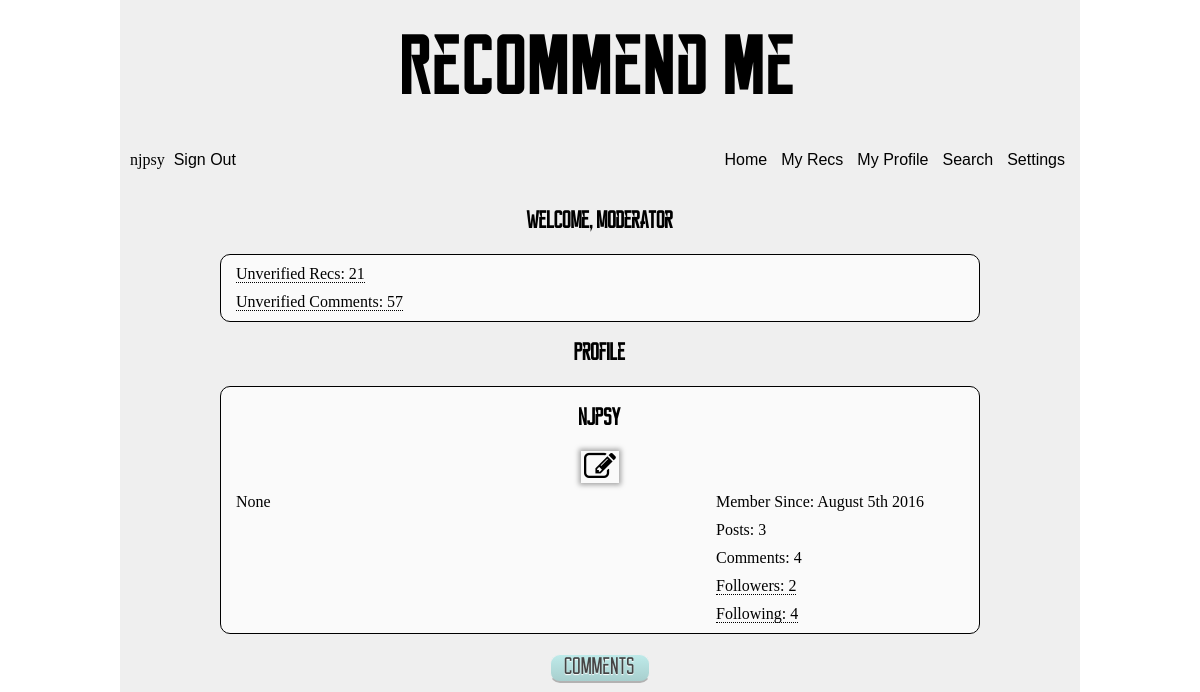
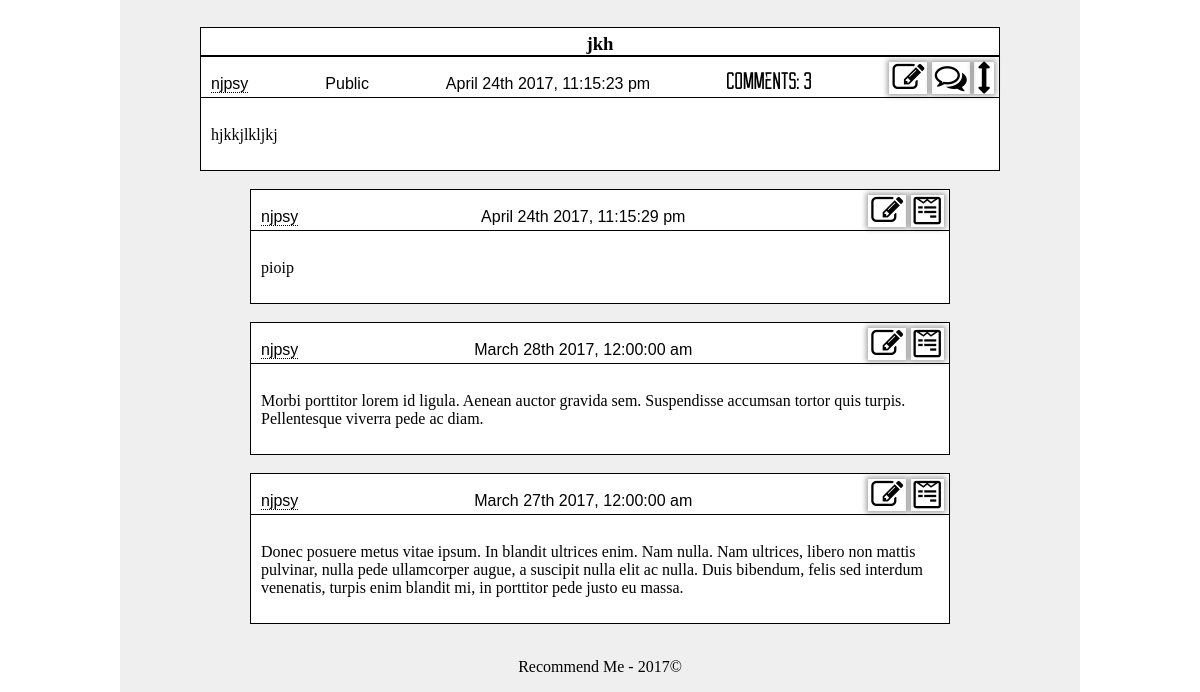
Page /personal/profile (signed in) on the earlier database version (2 pictures, top to bottom).
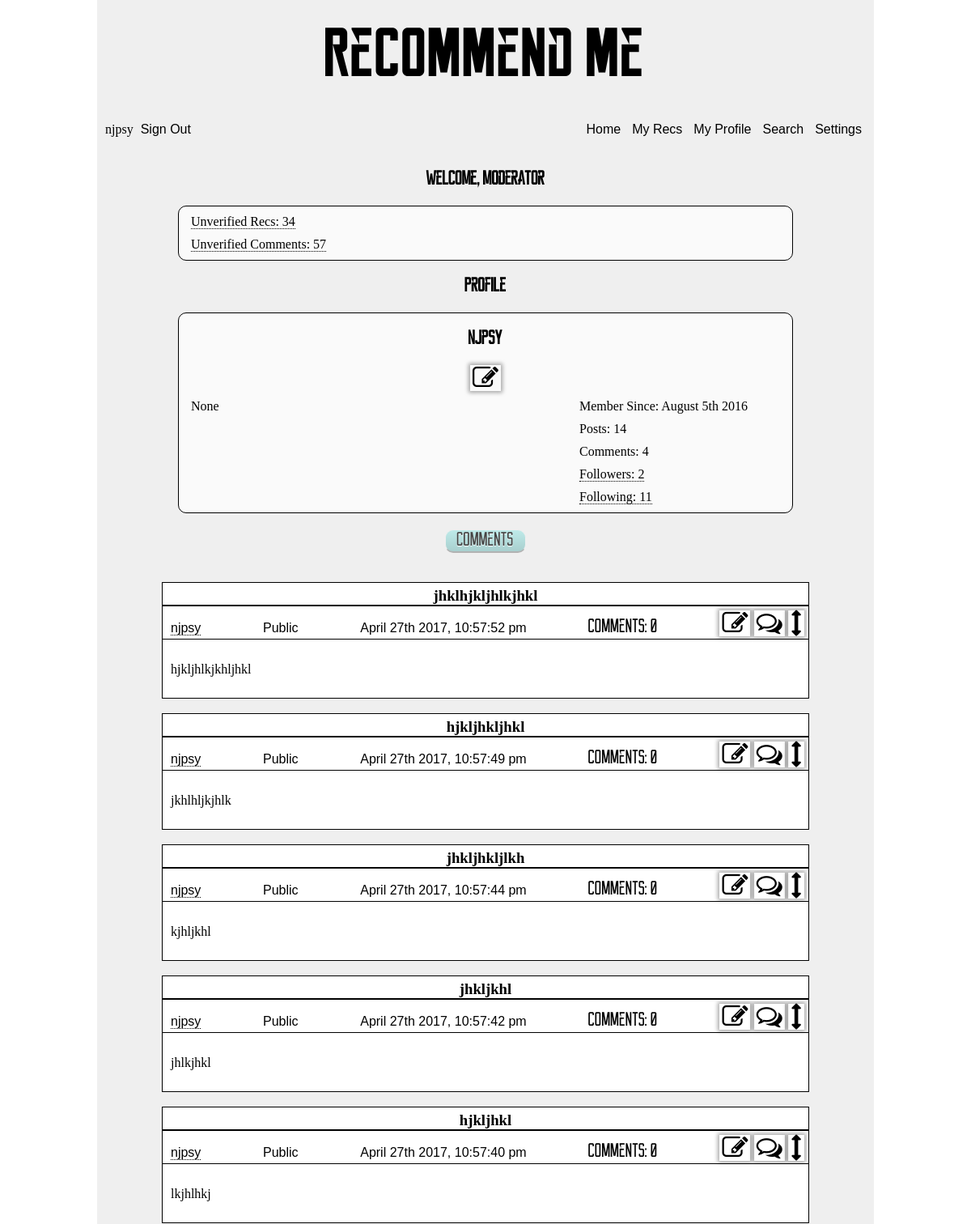
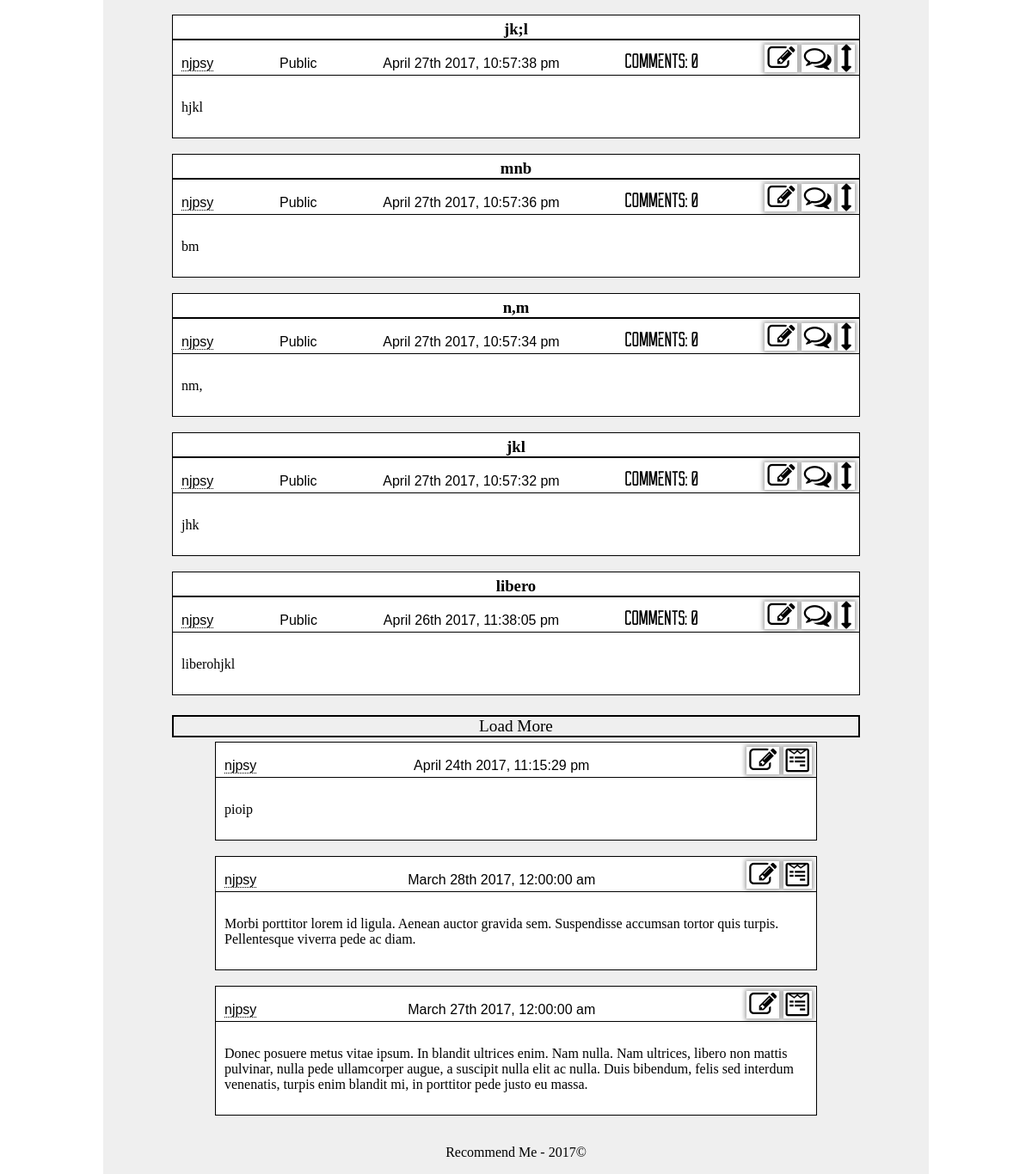
Same page on the later database version (2 pictures, top to bottom).
### app/models.py (models this page shows, shortened)
class User(UserMixin, db.Model):
    __tablename__ = 'user'
    id = db.Column(db.INTEGER, primary_key=True)
    username = db.Column(db.String, unique=True, index=True)
    email = db.Column(db.String, unique=True, index=True)
    about_me = db.Column(db.TEXT)
    api = db.Column(db.String())
    confirmed = db.Column(db.BOOLEAN, default=False)
    display = db.Column(db.INTEGER, default=10)
    invalid_logins = db.Column(db.INTEGER, default=0)
    last_login = db.Column(db.DATETIME, default=datetime.utcnow)
    member_since = db.Column(db.DATETIME, default=datetime.utcnow)
    password_hash = db.Column(db.String(128))
    role_id = db.Column(db.INTEGER, db.ForeignKey('role.id'))
    updates = db.Column(db.BOOLEAN, default=True)
    role = db.relationship('Role', backref=backref('user', lazy='dynamic'))
    @property
    def password(self):
        raise AttributeError('password is hashed')
    def is_moderator(self):
        return self.role_id == 2 or self.role_id == 1

class Recommendation(db.Model):
    __tablename__ = 'recommendation'
    id = db.Column(db.INTEGER, primary_key=True)
    made_private = db.Column(db.BOOLEAN, default=False)
    new_comment = db.Column(db.BOOLEAN, default=False)
    text = db.Column(db.TEXT)
    timestamp = db.Column(db.DATETIME, index=True, default=datetime.utcnow)
    title = db.Column(db.String(64))
    user_id = db.Column(db.INTEGER, db.ForeignKey('user.id'))
    verification = db.Column(db.INTEGER)
    user = db.relationship('User', backref=backref('recommendation', lazy='dynamic'))
    def prepare_comments(self):
        prep_query = self.comment\
            .filter(Comment.verification > 0)\
            .order_by(desc(Comment.timestamp))
        d_c = prep_query\
            .paginate(1, per_page=5, error_out=False)
        count = prep_query.count()
        return (d_c, count)

class Comment(db.Model):
    __tablename__ = 'comment'
    id = db.Column(db.INTEGER, primary_key=True)
    recommendation_id = db.Column(db.INTEGER, db.ForeignKey('recommendation.id'))
    text = db.Column(db.TEXT)
    timestamp = db.Column(db.DATETIME, index=True, default=datetime.utcnow)
    user_id = db.Column(db.INTEGER, db.ForeignKey('user.id'))
    verification = db.Column(db.INTEGER, default=1)
    recommendation = db.relationship('Recommendation', backref=backref('comment', lazy='dynamic'))
    user = db.relationship('User', backref=backref('comment', lazy='dynamic'))

### app/personal/views.py (the view)
@personal.route('/profile')
@personal.route('/profile/<int:id>')
def profile(id=-1):
    if id == -1:
        if current_user.is_authenticated:
            id = current_user.id
        else:
            return redirect(url_for('auth.login', next='personal/profile'))
    user = User.query.get(int(id))
    if user is None:
        abort(404)
    com_count = 0
    rec_count = 0
    if current_user.is_moderator() and current_user.id == id:
        com_count = Comment.query\
            .filter_by(verification=1)\
            .count()
        rec_count = Recommendation.query\
            .filter_by(verification=1)\
            .count()
    ver_case = case([(db.true() if current_user.id==id else db.false(), 0),], else_=1)
    display_recs = db.session.query(Recommendation, Relationship)\
        .outerjoin(Relationship, and_(
            Relationship.following == Recommendation.user_id,
            Relationship.follower == current_user.id)
        )\
        .filter(Recommendation.verification>=ver_case, Recommendation.user_id==id)\
        .order_by(desc(Recommendation.timestamp))
    display_comments = user.comment\
        .filter(Comment.verification>0)\
        .order_by(desc(Comment.timestamp))
    if current_user.id == id:
        for rec in display_recs:
            if rec[0].made_private:
                title = rec[0].title
                if len(rec[0].title) > 10:
                    title = rec[0].title[:10] + '...'
                flash("Rec '" + title + "' has been made private due to it's content.")
                rec[0].made_private = False
                db.session.add(rec[0])
                db.session.commit()
    display_recs = display_recs\
        .paginate(1, per_page=current_user.display, error_out=False)
    display_comments = display_comments\
        .paginate(1, per_page=current_user.display, error_out=False)
    return render_template('personal/profile.html', user=user, display=display_recs,
        d_c=display_comments, com_count = com_count, rec_count=rec_count)

### app/templates/personal/profile.html (shortened to what this page needs)
<!DOCTYPE html>
{% extends 'abstract/one-column.html' %}
{% block head %}
  {{super()}}
  <link href="{{url_for('static', filename='css/personal/profile.css')}}" type='text/css', rel='stylesheet'/>
{% endblock %}
{% block maincontent %}
  {% if current_user.is_moderator() and current_user.id == user.id %}
    <h2>Welcome, Moderator</h2>
    <div class='profile-box'>
      <div class='profile-left'>
        <p>
          <a href="{{url_for('mod.verify_recs')}}"> Unverified Recs: {{rec_count}}</a>
        </p>
        <p>
          <a href="{{url_for('mod.verify_comments')}}">Unverified Comments: {{com_count}}</a>
        </p>
      </div>
    </div>
  {% endif %}
  <h2>Profile</h2>
  <div class='profile-box'>
    <h2>{{user.username}}</h2>
    <div class='font-link-position'>
      {% if current_user.is_authenticated and current_user != user %}
        {% if current_user.following.filter_by(following=user.id).first() %}
          <i id='{{user.id}}' class="follow-button font-link fa fa-heart fa-2x"></i>
        {% else %}
          <i id='{{user.id}}' class='follow-button font-link fa fa-heart-o fa-2x'></i>
        {% endif %}
      {% elif current_user.id == user.id %}
        <a class='icon-link' href="{{url_for('personal.update')}}">
          <i class='font-link fa fa-pencil-square-o fa-2x'></i>
        </a>
      {% endif %}
    </div>
    <div class='profile-left'>
      <p class='post-text'>{{user.about_me}}</p>
    </div>
    <div class='profile-right'>
      <p>Member Since: {{moment(user.member_since).format("MMMM Do YYYY")}}</p>
      <p>Posts: {{user.recommendation.count()}}</p>
      <p>Comments: {{user.comment.count()}}</p>
      <p>
        <a href="{{url_for('personal.followers', id=user.id)}}">
          Followers: <span class='follower-count'>{{user.follower.count()}}</span>
        </a>
      </p>
      <p>
        <a href="{{url_for('personal.following', id=user.id)}}">
          Following: {{user.following.count()}}
        </a>
      </p>
    </div>
  </div>
  <div class='button-div'>
    <button class='reckoner button-width-set' id='submit'>Comments</button>
  </div>
  {% endblock %}
{% block supplemental %}
  <br/>
  <br/>
  {{rec_macro.initialize_recs(display, moment, current_user)}}
  {{comment_macro.initialize_comments(d_c, moment, current_user)}}
{% endblock %}

### app/templates/abstract/one-column.html
<!DOCTYPE html>
{% extends 'abstract/base.html' %}
{% block content %}
  <div id='maincontent-one'>
    {% block maincontent %}
    {% endblock %}
  </div>
  <div id='supplemental'>
    {% block supplemental %}
    {% endblock %}
  </div>
{% endblock %}

### app/templates/abstract/base.html (shortened to what this page needs)
<!DOCTYPE html>
<html lang='en'>
  {% import 'macros/comment-macro.html' as comment_macro %}
  {% import 'macros/flash-macro.html' as flash_macro %}
  {% import 'macros/relationship-macro.html' as relationship_macro %}
  {% import 'macros/rec-macro.html' as rec_macro %}
  {% if current_user.is_moderator %}
    {% import 'macros/moderator/mod-comment-macro.html' as mod_comment_macro %}
    {% import 'macros/moderator/mod-rec-macro.html' as mod_rec_macro %}
  {% endif %}
  <head>
    {% block head %}
      <link href="{{url_for('static', filename='css/abstract/base.css')}}" type='text/css' rel='stylesheet'/>
      <link href="{{url_for('static', filename='css/macros/flash.css')}}" type='text/css' rel='stylesheet'/>
      <link href="{{url_for('static', filename='css/abstract/rec-comment.css')}}" type='text/css', rel='stylesheet'/>
      <link href="{{url_for('static', filename='css/abstract/form.css')}}" type='text/css', rel='stylesheet'/>
      <link href="{{url_for('static', filename='css/speciality/font-awesome.min.css')}}" type='text/css', rel='stylesheet'/>
    {% endblock %}
  </head>
  <body>
    <header>
      {% block header %}
        <hgroup>
          <h1>Recommend Me</h1>
        </hgroup>
        <nav>
          <ul class='sign-in'>
            {% if current_user.is_authenticated %}
              <p>{{current_user.username}}</p>
              <a href="{{url_for('auth.logout')}}">Sign Out</a>
            {% else %}
              <a href="{{url_for('auth.login')}}">Sign In</a>
              <a href="{{url_for('auth.subscribe')}}">Register</a>
            {% endif %}
          </ul>
          <ul class='nav-bar'>
            <li><a href="{{url_for('main.index')}}">Home</a></li>
            <li><a href="{{url_for('personal.post')}}">My Recs</a></li>
            <div class='submenu-container'>
              <li class='submenu-header'><a href="{{url_for('personal.profile')}}">My Profile</a></li>
            </div>
            <div class='submenu-container'>
              <li class='submenu-header'><a href="{{url_for('main.search')}}">Search</a></li>
            </div>
            <div class='submenu-container'>
              <li class='submenu-header'><a href="{{url_for('personal.update', next=request.url)}}">Settings</a></li>
            </div>
          </ul>
        </nav>
      {% endblock %}
    </header>
    <div id='content'>
      {% block content %}
      {% endblock %}
    </div>
    <footer>
      {% block footer %}
        <p>Recommend Me - 2017&#169</p>
      {% endblock %}
    </footer>
  </body>
</html

### app/templates/macros/comment-macro.html (shortened to what this page needs)
{% macro render_comment(com, moment, current_user, link=request.url) %}
  <div class='single-post'>
    <div class='post-header'>
      <ul class='post-header-list'>
        <li>
          <a href="{{url_for('personal.profile', id=com.user_id)}}">
            {{com.user.username}}
          </a>
        </li>
        <li>
          {{moment(com.timestamp).format('MMMM Do YYYY, h:mm:ss a')}}
        </li>
        <li>
          {% if current_user.id == com.user_id or current_user.id == com.recommendation.user_id %}
            <a class='icon-link' href="{{url_for('personal.comment_edit', id=com.id, next=link)}}">
              <i class='font-link fa fa-pencil-square-o fa-2x'></i>
            </a>
          {% endif %}
          <a class='icon-link' href="{{url_for('main.highlight', id=com.recommendation_id)}}">
            <i class='font-link fa fa-wpforms fa-2x'></i>
          </a>
        </li>
      </ul>
    </div>
    <p class='post-text'>
      {{com.text}}
    </p>
  </div>
  <br/>
{% endmacro %}
{% macro initialize_comments(d_c, moment, current_user, link=request.url) %}
  <div class='list-comments'>
    {{ajax(d_c, moment, current_user, link)}}
  </div>
{% endmacro %}
{% macro ajax(d_c, moment, current_user, link=request.url) %}
  {% for com in d_c.items %}
    {{render_comment(com, moment, current_user, link)}}
  {% endfor %}
{% endmacro %}

### app/templates/macros/relationship-macro.html (shortened to what this page needs)
{% import 'macros/rec-macro.html' as rec_macro %}

### app/templates/macros/rec-macro.html (shortened to what this page needs)
{% import 'macros/comment-macro.html' as comment_macro %}
{% macro render_rec(rec2, count, moment, current_user, attributes=True, link=request.url) %}
  <div class='single-post'>
    {% set rec, follow = rec2 %}
    <a href="{{url_for('main.highlight', id=rec.id)}}">
      <h3 class='rec-title'>{{rec.title}}</h3>
    </a>
    <div class='post-header'>
      <ul class='post-header-list'>
        <li>
          <a href="{{url_for('personal.profile', id=rec.user_id)}}">
            {{rec.user.username}}
          </a>
        </li>
        <li>
          {% if rec.verification != 0 %}
            Public
          {% else %}
            Private
          {% endif %}
        </li>
        <li>
          {{moment(rec.timestamp).format('MMMM Do YYYY, h:mm:ss a')}}
        </li>
        <li class='reckoner'>
          Comments: {{count}}
        </li>
        {% if attributes or rec.user_id==current_user.id %}
          <li>
            {% if rec.user_id==current_user.id %}
              <a class='icon-link' href="{{url_for('personal.edit', post_id=rec.id, next=link)}}">
                <i class='font-link fa fa-pencil-square-o fa-2x'></i>
              </a>
            {% endif %}
            {% if attributes %}
              <i id='{{rec.id}}' class='{{link}} font-link toggle-comments fa fa-comments-o fa-2x'></i>
              <i class='font-link toggle-show fa fa-arrows-v fa-2x'></i>
            {% endif %}
          </li>
        {% endif %}
      </ul>
    </div>
    <p class='post-text'>
      {{rec.text}}
    </p>
  </div>
  <br/>
{% endmacro %}
{% macro initialize_recs(display, moment, current_user, attributes=True) %}
  <div class='list-recs'>
    {{ajax(display, moment, current_user, attributes)}}
    {% if display.pages != display.page and display.pages != 0 %}
      <p class='load-more'>Load More</p>
    {% endif %}
  </div>
{% endmacro %}
{% macro ajax(display, moment, current_user, attributes=True, link=request.url) %}
  {% for rec in display.items %}
    {{single_rec(rec, moment, current_user, attributes, link, in_comments=True)}}
  {% endfor %}
{% endmacro %}
{% macro single_rec(rec, moment, current_user, attributes=True, link=request.url, in_comments=True) %}
  {% set comments, count = rec[0].prepare_comments() %}
  {{render_rec(rec, count, moment, current_user, attributes, link)}}
{% endmacro %}

### app/templates/macros/moderator/mod-comment-macro.html (shortened to what this page needs)
{% import 'macros/comment-macro.html' as comment_macro %}

### app/templates/macros/moderator/mod-rec-macro.html (shortened to what this page needs)
{% import 'macros/rec-macro.html' as rec_macro %}

Differences in the rows shown:
no longer on this page (row unchanged): Recommendation: title "jkh", user.username "njpsy", verification "Public", timestamp "April 24th 2017, 11:15:23 pm", count "3", text "hjkkjlkljkj"
added Recommendation: title "jhklhjkljhlkjhkl", user.username "njpsy", verification "Public", timestamp "April 27th 2017, 10:57:52 pm", count "0", text "hjkljhlkjkhljhkl"
added Recommendation: title "hjkljhkljhkl", user.username "njpsy", verification "Public", timestamp "April 27th 2017, 10:57:49 pm", count "0", text "jkhlhljkjhlk"
added Recommendation: title "jhkljhkljlkh", user.username "njpsy", verification "Public", timestamp "April 27th 2017, 10:57:44 pm", count "0", text "kjhljkhl"
added Recommendation: title "jhkljkhl", user.username "njpsy", verification "Public", timestamp "April 27th 2017, 10:57:42 pm", count "0", text "jhlkjhkl"
added Recommendation: title "hjkljhkl", user.username "njpsy", verification "Public", timestamp "April 27th 2017, 10:57:40 pm", count "0", text "lkjhlhkj"
added Recommendation: title "jk;l", user.username "njpsy", verification "Public", timestamp "April 27th 2017, 10:57:38 pm", count "0", text "hjkl"
added Recommendation: title "mnb", user.username "njpsy", verification "Public", timestamp "April 27th 2017, 10:57:36 pm", count "0", text "bm"
added Recommendation: title "n,m", user.username "njpsy", verification "Public", timestamp "April 27th 2017, 10:57:34 pm", count "0", text "nm,"
added Recommendation: title "jkl", user.username "njpsy", verification "Public", timestamp "April 27th 2017, 10:57:32 pm", count "0", text "jhk"
added Recommendation: title "libero", user.username "njpsy", verification "Public", timestamp "April 26th 2017, 11:38:05 pm", count "0", text "liberohjkl"
Other differences:
{{ rec_count }}: "21" → "34"
{{ user.recommendation.count() }}: "3" → "14"
{{ user.following.count() }}: "4" → "11"
text now shown: "Load More"
